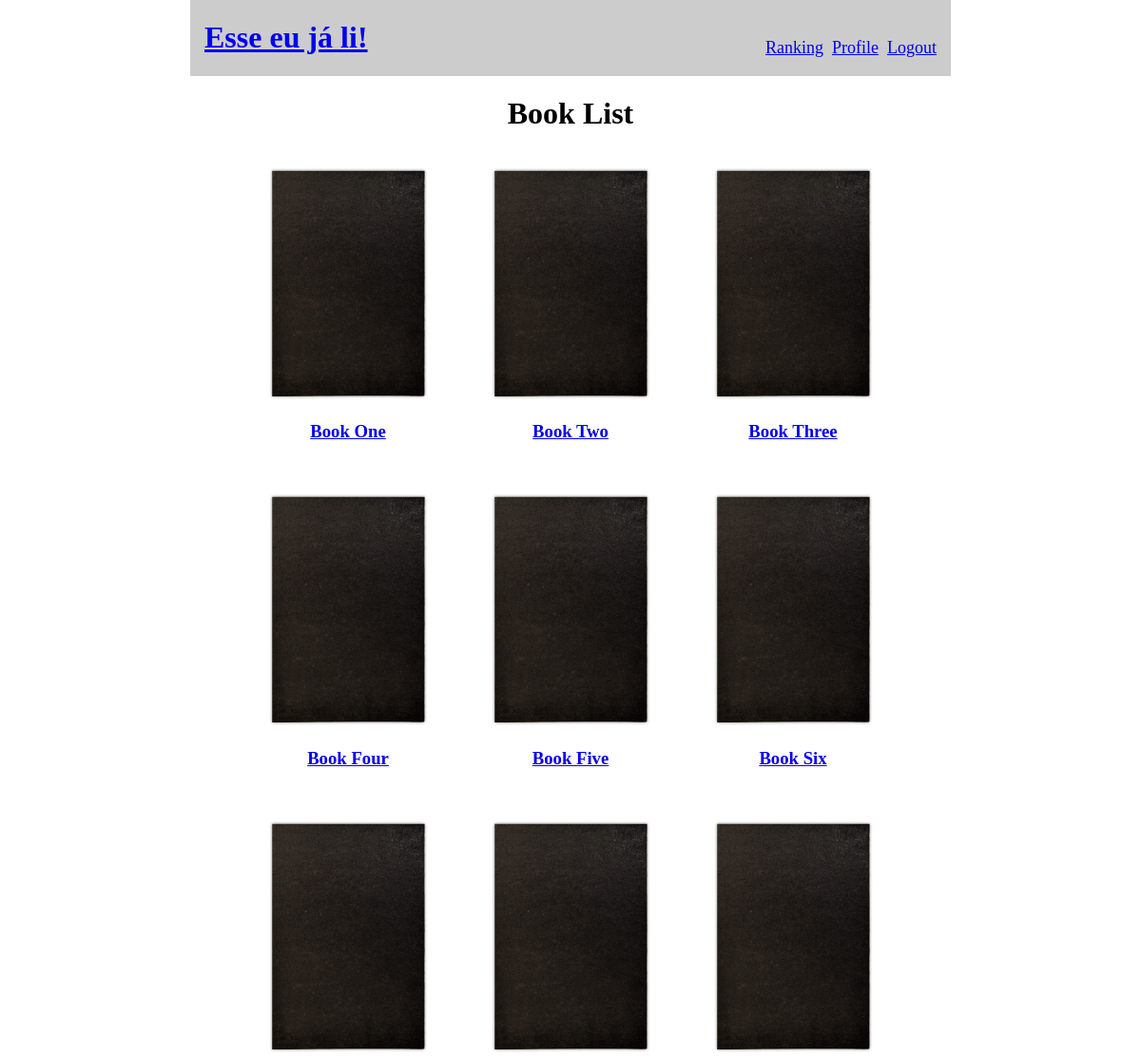
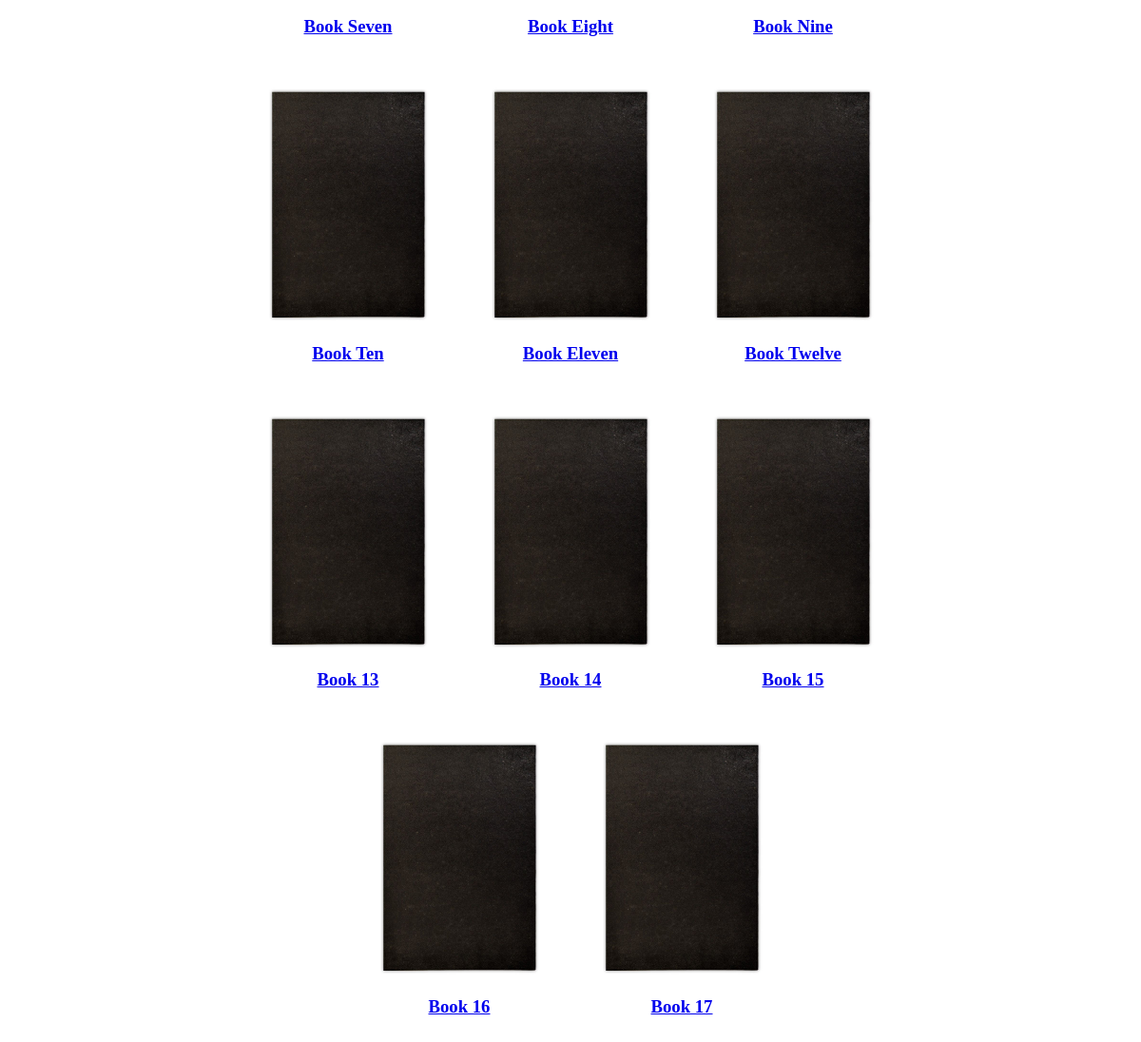
The page / (signed in) on the database its author committed (2 pictures, top to bottom).
### tables this page shows
CREATE TABLE books(
    id            INT AUTO_INCREMENT PRIMARY KEY,
    title         VARCHAR(255) NOT NULL,
    genre         VARCHAR(255) NOT NULL,
    total_pages         INT NOT NULL,
    created_at    TIMESTAMP DEFAULT CURRENT_TIMESTAMP
);

### app/class/network/Request.php (called while the page is built, shortened)
<?php
class Request
{
  public function __construct($req){
    $this->uri = $req['REQUEST_URI'];
    $this->params = $this->parseUriToParams($this->uri);
  }
  private function parseUriToParams($uri){
    $params = explode('/', $uri);
    $newParams = [];
    $length = sizeof($params);
    for ($i=1; $i < $length; $i++) {
      $newParams[] = $params[$i];
    }
    $newParams[0] = "/$newParams[0]";
    return $newParams;
  }
}

### app/functions.php (called while the page is built, shortened)
<?php
spl_autoload_register(function($fullClassName){
  $classFolder = 'class' . DIRECTORY_SEPARATOR;
  $namespaces = explode('\\', $fullClassName);
  $className = end($namespaces);
  unset( $namespaces[sizeof($namespaces)-1]);
  $path = $classFolder . strtolower(join('/', $namespaces));
  $fullClassName = $path . DIRECTORY_SEPARATOR . $className;
});
function getHeader(){
  include 'app/view/header.php';
}
function getFooter(){
  include 'app/view/footer.php';
}
?>

### app/class/controller/Home.php (called while the page is built, shortened)
<?php
class Home implements IhttpGet {
  public static function get($args){
    require 'app/view/Home.php';
  }
}

### app/class/core/App.php (called while the page is built, shortened)
<?php
class App {
  public static function init() {
    Router::on(new Request($_SERVER));
  }
}

### index.php (called while the page is built, shortened)
<?php
require 'app/functions.php';
App::init();

### app/class/connection/Database.php (called while the page is built, shortened)
<?php
class Database
{
  private static $databaseConnection;
  public static function getConnection() {
    try {
      if(!isset(self::$databaseConnection))
      self::$databaseConnection = new PDO( DB_DSN, DB_USER, DB_PASS, DB_OPT );
    } catch (PDOException $e) {
      print "getConnection - Error: " . $e->getMessage() . "<br/>";
    }
    return self::$databaseConnection;
  }
  public static function queryAll($query) {
    $connection = self::getConnection();
    try {
      return $connection->query($query)
                        ->fetchAll(PDO::FETCH_OBJ);
    } catch (PDOException $e) {
      print "SelectAll - Error: " . $e->getMessage() . "<br/>";
    }
  }
}

### app/class/dao/Book.php (called while the page is built, shortened)
<?php
class Book {
  public static function getBooklist() {
    return Database::queryAll(Query::get(__FUNCTION__));
  }
}

### app/view/Home.php (the view, shortened to what this page needs)
<?php
getHeader();
?>
<div class="home content">
  <h1>Book List</h1>
  <div class="book list center">
    <?php foreach( Book::getBookList() as $book ){ ?>
      <div class="book item">
        <img src="public/assets/img/default_book.jpg" alt="Default book image">
        <h3>
          <a href="/book/<?php echo $book->id; ?>">
              <?php echo $book->title; ?>
          </a>
        </h3>
      </div>
    <?php } ?>
  </div>
</div>
<?php getFooter() ?>

### app/class/network/Router.php (shortened to what this page needs)
<?php
class Router {
  private static $routes;
  public static function set($routes) {
    self::$routes = $routes;
  }
  public static function on($request) {
    if(array_key_exists($request->params[0], self::$routes)){
      $controller = self::$routes[$request->params[0]];
      if(class_exists($controller)){
        $method = $request->method;
        $controller::$method($request->params);
      }
    } else {
      self::redirect('/404.php');
    }
  }
}

### app/view/header.php (shortened to what this page needs)
<!DOCTYPE html>
<html lang="en">
<head>
  <link rel="stylesheet" href="/public/css/style.css">
</head>
<body class="center">
<?php if( isset($_SESSION['UID']) ){ ?>
<header>
  <div class="logo">
    <h1><a href="/">Esse eu já li!</a></h1>
  </div>
  <nav class="menu">
    <a href="/ranking">Ranking</a>
    <a href="/profile/<?php echo $_SESSION['UID']; ?>">Profile</a>
    <a href="/logout.php" class="logout">Logout</a>
  </nav>
</header>
<?php } ?>

### app/view/footer.php (shortened to what this page needs)
</body>
</html>

### public/css/style.css (style rules this page uses)
body { width: 800px; padding: 0 5px; }
header { background-color: #CCC; padding: 0 15px; }
.logo { display: inline-block; }
nav.menu { margin-top: 40px; float: right; }
nav.menu a { margin-left: 5px; font-size: 18px; }
.content { text-align: center; }
.book.list { width: 700px; }
.book.item { width: 200px; margin: 15px; display: inline-block; overflow: hidden; text-align: center; cursor: pointer; }
.book.item img { width: 250px; margin-left: -25px; display: block; }
.center { margin: 0 auto; }

### rows shown on the page
books: title "Book One"
books: title "Book Two"
books: title "Book Three"
books: title "Book Four"
books: title "Book Five"
books: title "Book Six"
books: title "Book Seven"
books: title "Book Eight"
books: title "Book Nine"
books: title "Book Ten"
books: title "Book Eleven"
books: title "Book Twelve"
books: title "Book 13"
books: title "Book 14"
books: title "Book 15"
books: title "Book 16"
books: title "Book 17"
